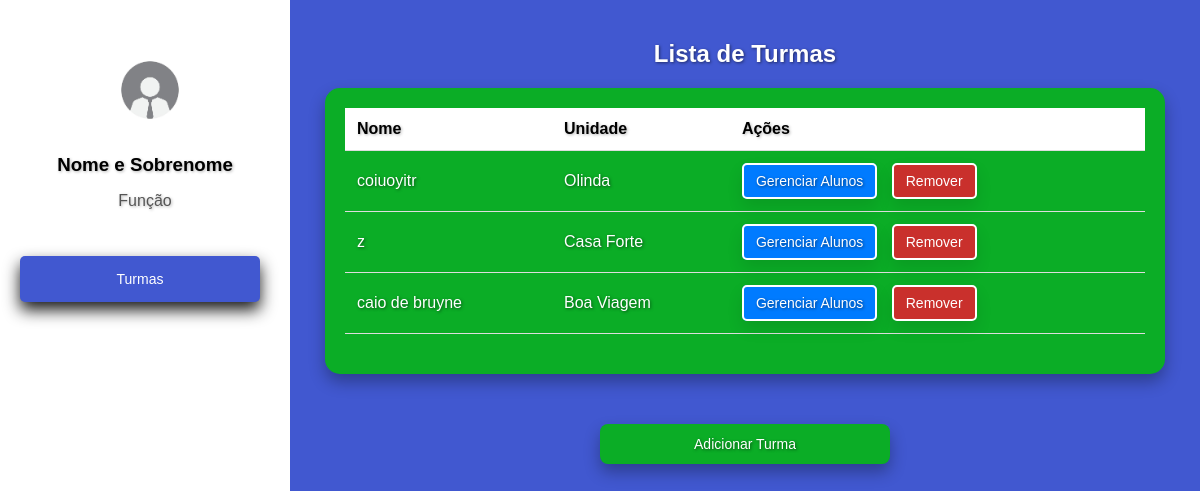
The page /cadastros/turmas/ (signed in) on the database as committed earlier.
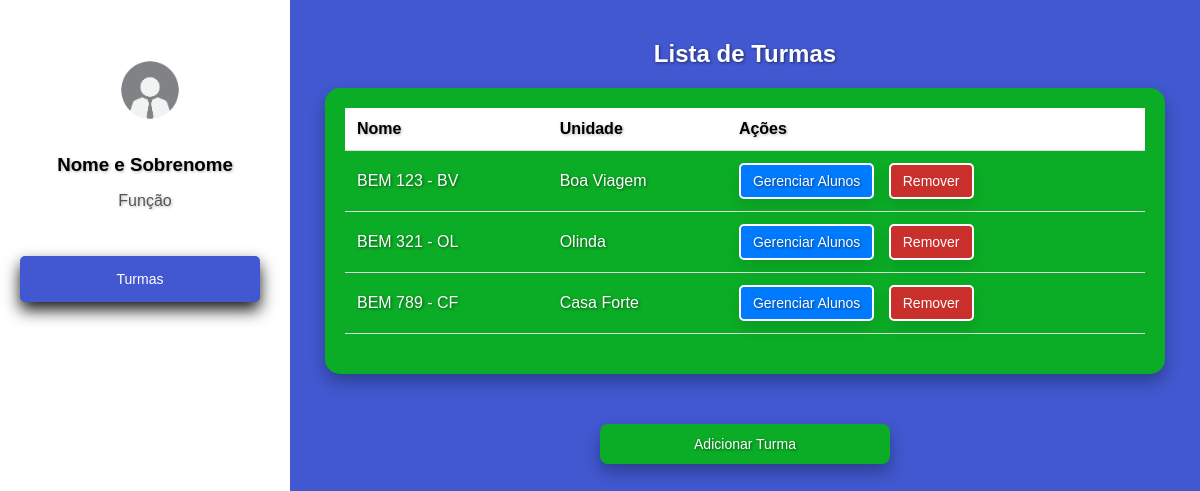
The same page on the database as committed later.
### cadastros/models.py (models this page shows, shortened)
class Turma(models.Model):
    nome = models.CharField(max_length=100)
    unidade = models.ForeignKey(Unidade, on_delete=models.CASCADE, related_name='turmas')

class Unidade(models.Model):
    nome = models.CharField(max_length=100, unique=True)
    def __str__(self):
        return self.nome

### cadastros/views.py (the view, shortened to what this page needs)
# urls.py: path('turmas/', TurmaView.as_view(), name='turmas'),
class TurmaView(LoginRequiredMixin, View):
    login_url = '/login/'
    template_name_list = 'turmas.html'
    template_name_add = 'adicionar_turma.html'
    def get(self, request, turma_id=None):
        if turma_id:
            turma = TurmaMediator.obter_turma(turma_id)
            unidades = Unidade.objects.all()
            return render(request, self.template_name_edit, {'turma': turma, 'unidades': unidades})
        elif request.path.endswith('adicionar/'):
            unidades = Unidade.objects.all()
            return render(request, self.template_name_add, {'unidades': unidades})
        else:
            turmas = TurmaMediator.listar_turmas()
            return render(request, self.template_name_list, {'turmas': turmas})

### cadastros/mediators.py (called while the page is built)
    @staticmethod
    def listar_turmas():
        return Turma.objects.all()

### cadastros/templates/turmas.html (shortened to what this page needs)
<!DOCTYPE html>
<html lang="pt-br">
<head>
</head>
<body>
    <div class="sidebar">
        <div class="profile">
            <img src="/static/imgfunc.jpg" alt="funcionario" width="100" height="100" style="margin-top: 20px; margin-left: 10px;">
            <h3>Nome e Sobrenome</h3>
            <p>Função</p>
        </div>
        <nav>
            <a href="#" id="menu-botoes">Turmas</a>
        </nav>
    </div>
    <div class="container">
        <h2>Lista de Turmas</h2>
        <div class="table-container">
            <table>
                <thead>
                    <tr>
                        <th>Nome</th>
                        <th>Unidade</th>
                        <th>Ações</th>
                    </tr>
                </thead>
                <tbody>
                    {% for turma in turmas %}
                    <tr id="turma-{{ turma.id }}">
                        <td>{{ turma.nome }}</td>
                        <td>{{ turma.unidade }}</td>
                        <td>
                            <a href="{% url 'alunos' turma_id=turma.id %}" class="gerenciar-alunos gerenciamento-botao">Gerenciar Alunos</a>
                            <button class="remover-turma gerenciamento-botao2" data-id="{{ turma.id }}">Remover</button>
                        </td>
                    </tr>
                    {% endfor %}
                </tbody>
            </table>
        </div>
        <a href="{% url 'adicionar_turma' %}" class="add-turma" style="text-shadow: 0.0625rem 0.0625rem 0.1875rem rgba(0, 0, 0, 0.5);">Adicionar Turma</a>
    </div>
</body>
</html>

### cadastros/templates/turmas.html (style rules this page uses)
body { font-family: Arial, sans-serif; background-color: rgb(65, 88, 208); color: #333; margin: 0; padding: 0; display: flex; height: 100vh; }
.sidebar { width: 250px; background-color: white; padding: 20px; color: black; display: flex; flex-direction: column; justify-content: flex-start; }
.sidebar .profile { text-align: center; margin-bottom: 30px; }
.sidebar .profile h3 { margin: 10px 0 5px; color: black; text-shadow: 0.0625rem 0.0625rem 0.1875rem rgba(0, 0, 0, 0.3); }
.sidebar .profile p { color: #555; text-shadow: 0.0625rem 0.0625rem 0.1875rem rgba(0, 0, 0, 0.3); }
.sidebar nav { display: flex; flex-direction: column; }
.sidebar nav a { text-decoration: none; color: white; padding: 15px; border-radius: 5px; background-color: rgb(65, 88, 208); margin-bottom: 10px; text-align: center; box-shadow: 0 0.5rem 1rem rgba(0, 0, 0, 0.9); text-decoration: none; font-size: 14px; cursor: pointer; border: none; transition: background-color 0.3s ease; }
.container { flex: 1; padding: 20px; background-color: rgb(65, 88, 208); color: white; }
h2 { text-align: center; color: #fff; margin-top: 20px; text-shadow: 0.0625rem 0.0625rem 0.1875rem rgba(0, 0, 0, 0.5); }
.table-container { margin: 0 auto; padding: 20px; max-width: 800px; background-color: rgb(11, 173, 38); border-radius: 15px; color: rgb(255, 255, 255); box-shadow: 0 0.5rem 1rem rgba(0, 0, 0, 0.3); text-shadow: 0.0625rem 0.0625rem 0.1875rem rgba(0, 0, 0, 0.5); }
table { width: 100%; border-collapse: collapse; margin-bottom: 20px; }
th, td { text-align: left; padding: 12px; border-bottom: 1px solid #ddd; }
th { background-color: #ffffff; color: black; font-weight: bold; text-shadow: 0.0625rem 0.0625rem 0.1875rem rgba(0, 0, 0, 0.3); }
tr:nth-child(even) { background-color: rgb(11, 173, 38); }
a, button { background-color: #007BFF; color: white; text-decoration: none; padding: 8px 12px; border-radius: 5px; font-size: 14px; cursor: pointer; border: none; }
a { margin-right: 10px; }
.remover-turma { background-color: #D9534F; }
.add-turma { display: block; text-align: center; background-color: rgb(11, 173, 38); color: white; padding: 12px 20px; border-radius: 8px; text-decoration: none; width: 250px; margin: 50px auto; box-shadow: 0 0.5rem 1rem rgba(0, 0, 0, 0.3); text-shadow: 0.0625rem 0.0625rem 0.1875rem rgba(0, 0, 0, 0.5); transition: background-color 0.5s ease; }
.gerenciamento-botao { box-shadow: 0 0.5rem 1rem rgba(0, 0, 0, 0.1); border: 2px solid white; padding: 8px 12px; border-radius: 5px; color: white; background-color: #007bff; transition: background-color 0.3s ease; }
.gerenciamento-botao2 { box-shadow: 0 0.5rem 1rem rgba(0, 0, 0, 0.1); border: 2px solid white; padding: 8px 12px; border-radius: 5px; color: white; background-color: #C9302C; transition: background-color 0.5s ease; }

Rows that differ between the two databases and show on the page:
removed Turma: nome "coiuoyitr", unidade "Olinda"
removed Turma: nome "z", unidade "Casa Forte"
removed Turma: nome "caio de bruyne", unidade "Boa Viagem"
added Turma: nome "BEM 123 - BV", unidade "Boa Viagem"
added Turma: nome "BEM 321 - OL", unidade "Olinda"
added Turma: nome "BEM 789 - CF", unidade "Casa Forte"
